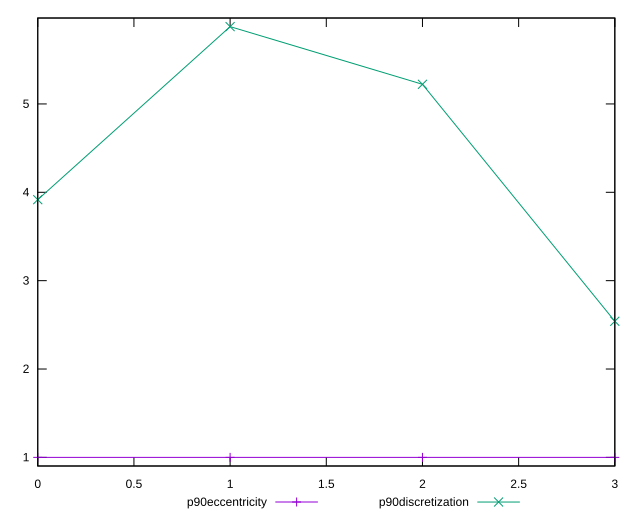

Recreate this plot in gnuplot.
reset

$p90Eccentricity <<EOF
0 1.0000000000000007
1 1.0000000000000004
2 0.9999999999999991
3 1.0000000000000002
EOF

$p90Discretization <<EOF
0 3.9166666666666665
1 5.875
2 5.222222222222222
3 2.5405405405405403
EOF

set key outside below
set xrange [0:3]
set yrange [0.9024999999999991:5.9725]
set trange [0.9024999999999991:5.9725]
set terminal svg size 640, 520 enhanced background rgb 'white'
set output "reports/report_00028_2021-02-24T12-49-42.674Z/cumulative-layout-shift/progression/eccentricity.svg"

plot $p90Eccentricity title "p90eccentricity" with linespoints, \
     $p90Discretization title "p90discretization" with linespoints

reset
